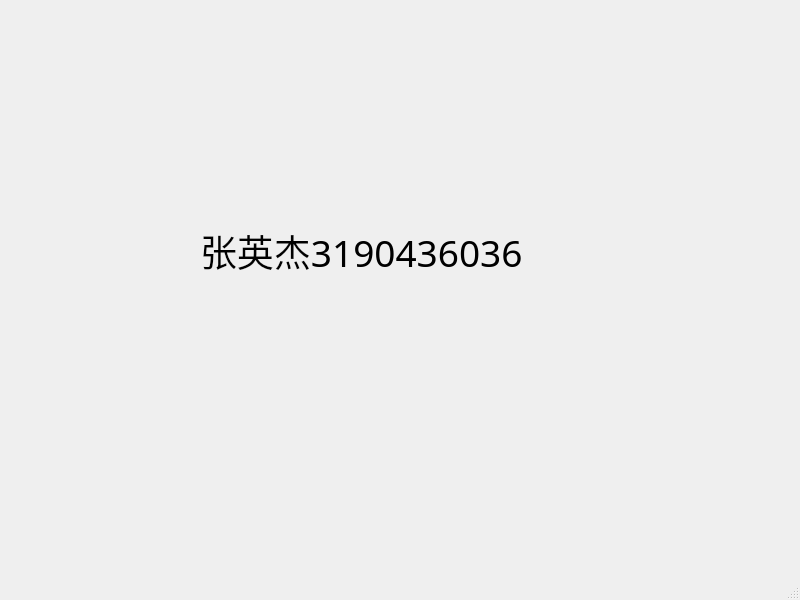
<?xml version="1.0" encoding="UTF-8"?>
<ui version="4.0">
 <class>MainWindow</class>
 <widget class="QMainWindow" name="MainWindow">
  <property name="geometry">
   <rect>
    <x>0</x>
    <y>0</y>
    <width>800</width>
    <height>600</height>
   </rect>
  </property>
  <property name="windowTitle">
   <string>MainWindow</string>
  </property>
  <widget class="QWidget" name="centralwidget">
   <widget class="QLabel" name="label">
    <property name="geometry">
     <rect>
      <x>200</x>
      <y>150</y>
      <width>421</width>
      <height>201</height>
     </rect>
    </property>
    <property name="font">
     <font>
      <family>Adobe Arabic</family>
      <pointsize>28</pointsize>
     </font>
    </property>
    <property name="text">
     <string>张英杰3190436036</string>
    </property>
   </widget>
  </widget>
  <widget class="QMenuBar" name="menubar">
   <property name="geometry">
    <rect>
     <x>0</x>
     <y>0</y>
     <width>800</width>
     <height>26</height>
    </rect>
   </property>
  </widget>
  <widget class="QStatusBar" name="statusbar"/>
 </widget>
 <resources/>
 <connections/>
</ui>
